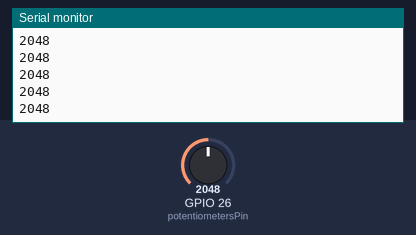
The sketch below on a simulated ESP32. On the bench: the last lines printed to the serial monitor. The test bench sets the inputs (shaded band); at power-on: GPIO 26 (potentiometersPin) = 2048.

Above: at 1.2 s.
1.3 s: GPIO 26 (potentiometersPin) set to 2866
At 1.31 s:
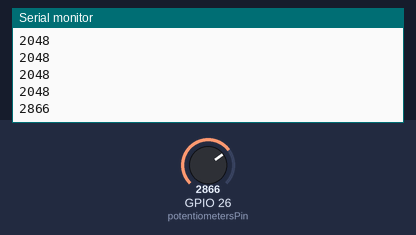
2.8 s: GPIO 26 (potentiometersPin) set to 3603
At 2.81 s:
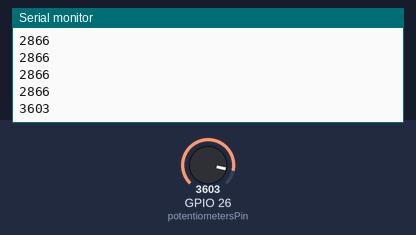
Timing chart, 0 to 5.8 s (numbered marks = the images above; inputs shaded):
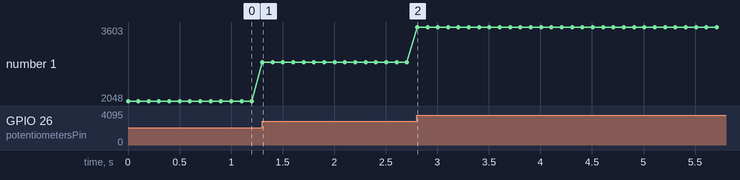

Measured:
- after the input at 1.3 s, the serial monitor: prints a new line at once (image 1)
- after the input at 2.8 s, the serial monitor: prints a new line at once (image 2)
- plotted number 1: 2048 → 2866 after the input at 1.3 s, 2866 → 3603 after the input at 2.8 s

The sketch:

potentiometers.ino
```cpp
// Define the pin number where the potentiometer is connected
int potentiometersPin = 26;

void setup() {
  // Initialize serial communication at a baud rate of 9600
  Serial.begin(9600);
}

void loop() {
  // Read the analog input from the potentiometer (range 0-1023)
  int value = analogRead(potentiometersPin);
  // Print the potentiometer value to the serial monitor
  Serial.println(value);
  // Add a small delay to prevent spamming the serial monitor (optional)
  delay(100);  // Adjust delay if needed
}
```
